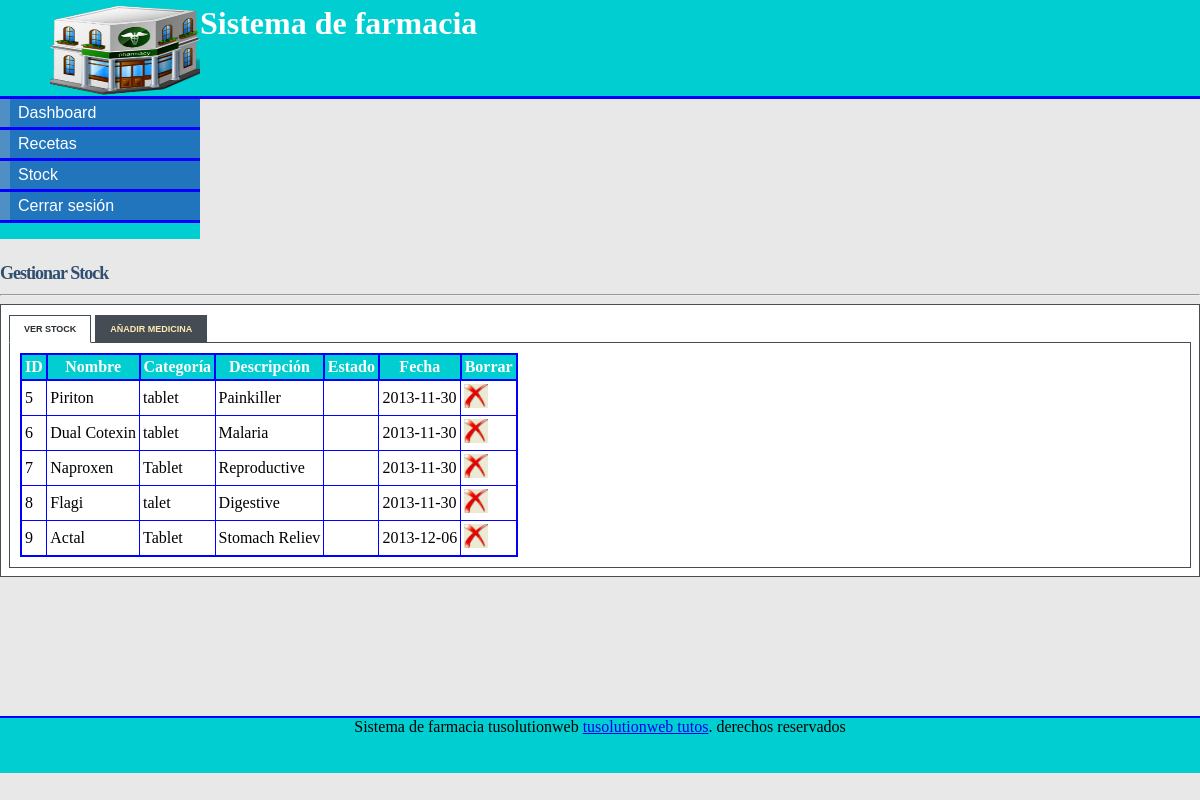
The app's page /Pharmacy/stock_pharmacist.php (signed in) with its own data.
### tables this page shows
CREATE TABLE IF NOT EXISTS `stock` (
  `stock_id` tinyint(5) NOT NULL AUTO_INCREMENT,
  `drug_name` varchar(20) NOT NULL,
  `category` varchar(20) NOT NULL,
  `description` varchar(50) NOT NULL,
  `company` varchar(20) NOT NULL,
  `supplier` varchar(20) NOT NULL,
  `quantity` int(11) NOT NULL,
  `cost` int(11) NOT NULL,
  `status` enum('Disponible','no Disponible') NOT NULL,
  `date_supplied` date NOT NULL,
  PRIMARY KEY (`stock_id`)
);

### Pharmacy/stock_pharmacist.php (the view, shortened to what this page needs)
<!DOCTYPE html>
<html>
<head>
<link rel="stylesheet" type="text/css" href="style/mystyle.css">
<link rel="stylesheet" href="style/style.css" type="text/css" media="screen" />
<link rel="stylesheet" href="style/table.css" type="text/css" media="screen" />
</head>
<body>
<div id="content">
<div id="header">
<h1><a href="#"><img src="images/hd_logo.jpg"></a> Sistema de farmacia</h1></div>
<div id="left_column">
<div id="button">
<ul>
			<li><a href="pharmacist.php">Dashboard</a></li>
			<li><a href="prescription.php">Recetas</a></li>
			<li><a href="stock_pharmacist.php">Stock</a></li>
			<li><a href="logout.php">Cerrar sesión</a></li>
		</ul>
</div>
		</div>
<div id="main">
<div id="tabbed_box" class="tabbed_box">
    <h4>Gestionar Stock</h4>
<hr/>
    <div class="tabbed_area">
        <ul class="tabs">
            <li><a href="javascript:tabSwitch('tab_1', 'content_1');" id="tab_1" class="active">ver Stock</a></li>
            <li><a href="javascript:tabSwitch('tab_2', 'content_2');" id="tab_2">Añadir medicina</a></li>
        </ul>
        <div id="content_1" class="content">
		<?php
        include_once('connect_db.php');
		$result = $mbd->prepare("SELECT * FROM stock");
		$result->execute();
        echo "<table border='1' cellpadding='3'>";
         echo "<tr><th>ID</th><th>Nombre</th><th>Categoría</th><th>Descripción</th><th>Estado </th><th>Fecha </th><th>Borrar</th></tr>";
        while($row = $result->fetch(PDO::FETCH_ASSOC)) {
                echo "<tr>";
                 echo '<td>' . $row['stock_id'] . '</td>';
                echo '<td>' . $row['drug_name'] . '</td>';
				echo '<td>' . $row['category'] . '</td>';
				echo '<td>' . $row['description'] . '</td>';
				echo '<td>' . $row['status'] . '</td>';
				echo '<td>' . $row['date_supplied'] . '</td>';?>
				<td><a href="delete_stock.php?stock_id=<?php echo $row['stock_id']?>"><img src="images/delete-icon.jpg" width="24" height="24" border="0" /></a></td>
				<?php
		 }
        echo "</table>";
?>
        </div>
    </div>
</div>
</div>
<div id="footer" align="Center">  Sistema de farmacia tusolutionweb <a href="http://www.tusolutionweb.org/">tusolutionweb tutos</a>. derechos reservados</div>
</div>
</body>
</html>

### Pharmacy/style/mystyle.css (style rules this page uses)
body { margin: 0; margin-top: 0px; padding-top: 0px; }
#content { display: flex; flex-direction: column; margin-left: auto; margin-right: auto; background: #E8E8E8; width: auto; height: 100vh; }
#header { width: auto; height: 96px; background: #00CED1; border-bottom: solid 3px blue; }
#header h1 { margin: 0px; padding-top: 5px; margin-left: 50px; color: #fff; }
#header img { float:left; height: 90px; width: 150px; }
#left_column { clear: all; float: left; width: 9rem; height: auto; background: #00CED1; border-right:solid 2px blue; }
#main { clear: all; width: 100%; height: auto; background: #E8E8E8; }
#button { width: 12.5em; padding: 0 0 1em 0; font-family: 'Trebuchet MS', 'Lucida Grande', Verdana, Arial, Sans-serif; background: #00CED1; color: #333; }
#button ul { list-style: none; margin: 0; padding: 0; border: none; }
#button li { border-bottom: 3px solid blue; margin: 0; list-style: none; list-style-image: none; }
#button li a { display: block; padding: 5px 5px 5px 0.5em; border-left: 10px solid #508fc4; border-right: 10px solid #2175bc; background-color: #2175bc; color: #fff; text-decoration: none; width: 100%; }
html>body #button li a { width: auto; }
#footer { width: auto; height: 55px; background: #00CED1; clear: all; border-top: solid 2px blue; }

### Pharmacy/style/style.css (style rules this page uses)
#tabbed_box { height: 100%; }
.tabbed_box h4 { font-size: 18px; color:#2F4F6F; letter-spacing:-1px; margin-bottom:10px; }
.tabbed_area { border: 1px solid #494e52; background-color: #fff; padding: 8px; }
ul.tabs { margin: 0px; padding: 0px; margin-top: 5px; margin-bottom: 6px; }
ul.tabs li { list-style: none; display: inline; }
ul.tabs li a { background-color: #464c54; color: #ffebb5; padding: 8px 14px 8px 14px; text-decoration: none; font-size: 9px; font-family: Verdana, Arial, Helvetica, sans-serif; font-weight: bold; text-transform: uppercase; border: 1px solid #464c54; }
ul.tabs li a.active { background-color: #ffffff; color: #282e32; border: 1px solid #464c54; border-bottom: 1px solid #ffffff; }
.content { background-color: #ffffff; padding: 10px; border: 1px solid #464c54; }

### Pharmacy/style/table.css (style rules this page uses)
table { border-collapse:collapse; }
table,th { border: 2px solid blue; }
th { background-color: #00CED1; color:white; }

### Pharmacy/stock_pharmacist.php (style rules this page uses)
#main { height: 477px; }

### records on screen
stock: stock_id "5", drug_name "Piriton", category "tablet", description "Painkiller", date_supplied "2013-11-30"
stock: stock_id "6", drug_name "Dual Cotexin", category "tablet", description "Malaria", date_supplied "2013-11-30"
stock: stock_id "7", drug_name "Naproxen", category "Tablet", description "Reproductive", date_supplied "2013-11-30"
stock: stock_id "8", drug_name "Flagi", category "talet", description "Digestive", date_supplied "2013-11-30"
stock: stock_id "9", drug_name "Actal", category "Tablet", description "Stomach Reliev", date_supplied "2013-12-06"
